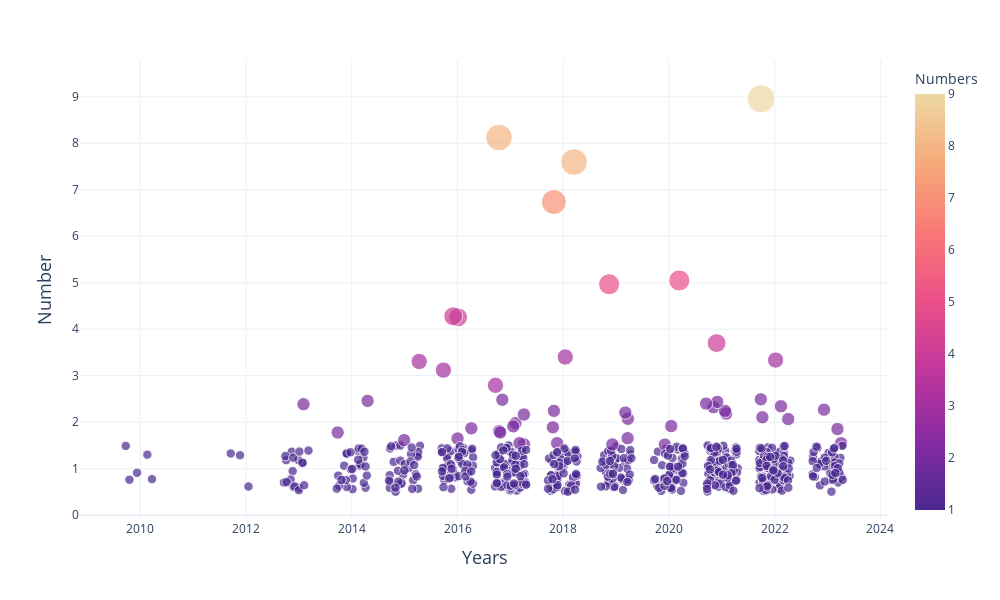

Notebook cell for this chart:
### Markdown cell above
marker_symbol 参数可以设置不同的标记形状,主要有以下几种:

'circle' - 默认的圆形标记
'square' - 正方形标记
'diamond' - 菱形标记
'cross' - 十字标记
'x' - X形标记
'triangle-up' - 向上三角形标记
'triangle-down' - 向下三角形标记
'triangle-left' - 左向三角形标记
'triangle-right' - 右向三角形标记
'pentagon' - 五边形标记
'hexagon' - 六边形标记
'hexagon2' - 六边形标记的另一种样式
'octagon' - 八边形标记
'star' - 星形标记
'line' - 线条标记
'dash' - 短线条标记
'dot' - 圆点标记
'circle-open' - 空心圆标记
'circle-dot' - 圆环点标记
'square-open' - 空心方块标记
'square-dot' - 带圆点的方块标记

### Code cell
import plotly.express as px
import pandas as pd
import numpy as np

df = pd.read_csv('Mt_keywords_counts_year.csv')

# df的count列转为float类型
df['Count'] = df['Count'].astype(float)
df['Counts'] = df['Count'] + np.random.uniform(-0.5, 0.5, size=len(df))
df['Years'] = df['Year'] + np.random.uniform(-0.3, 0.3, size=len(df))

fig = px.scatter(df, 
                 x='Years', 
                 y='Counts', 
                 size='Count',
                 color='Count',
                 hover_name='Keyword',  # 使用关键词作为悬浮名称
                 hover_data=['Year', 'Count'],  
                 size_max=20,
                 title='',
                 labels={"Count": "Numbers", "Year": "Years"},
                 color_continuous_scale="Agsunset",
                )

fig.update_layout(
    template="plotly_white",
    width=1000,
    height=600,
    xaxis=dict(title=dict(text='Years', font=dict(size=18))),
    yaxis=dict(title=dict(text='Number', font=dict(size=18)),
    )
)


fig.show()

### Figure 1 — Plotly figure (JSON) as saved in the notebook; plotly's stock layout.template omitted (floating-point values rounded to 4 significant figures; data arrays with more than 128 entries replaced by an {"elided": "..."} marker saying what was removed)
{"data": [{"customdata": {"elided": "650x2 int values"}, "hovertemplate": "<b>%{hovertext}</b><br><br>Years=%{customdata[0]}<br>Counts=%{y}<br>Numbers=%{marker.color}<extra></extra>", "hovertext": {"elided": "650 str values"}, "legendgroup": "", "marker": {"color": {"elided": "650 int values"}, "coloraxis": "coloraxis", "size": {"elided": "650 int values"}, "sizemode": "area", "sizeref": 0.0225, "symbol": "circle"}, "mode": "markers", "name": "", "orientation": "v", "showlegend": false, "type": "scatter", "x": {"elided": "650 float values"}, "xaxis": "x", "y": {"elided": "650 float values"}, "yaxis": "y"}], "layout": {"coloraxis": {"colorbar": {"title": {"text": "Numbers"}}, "colorscale": [[0, "rgb(75, 41, 145)"], [0.1667, "rgb(135, 44, 162)"], [0.3333, "rgb(192, 54, 157)"], [0.5, "rgb(234, 79, 136)"], [0.6667, "rgb(250, 120, 118)"], [0.8333, "rgb(246, 169, 122)"], [1, "rgb(237, 217, 163)"]]}, "height": 600, "legend": {"itemsizing": "constant", "tracegroupgap": 0}, "margin": {"t": 60}, "width": 1000, "xaxis": {"anchor": "y", "domain": [0, 1], "title": {"font": {"size": 18}, "text": "Years"}}, "yaxis": {"anchor": "x", "domain": [0, 1], "title": {"font": {"size": 18}, "text": "Number"}}}}
